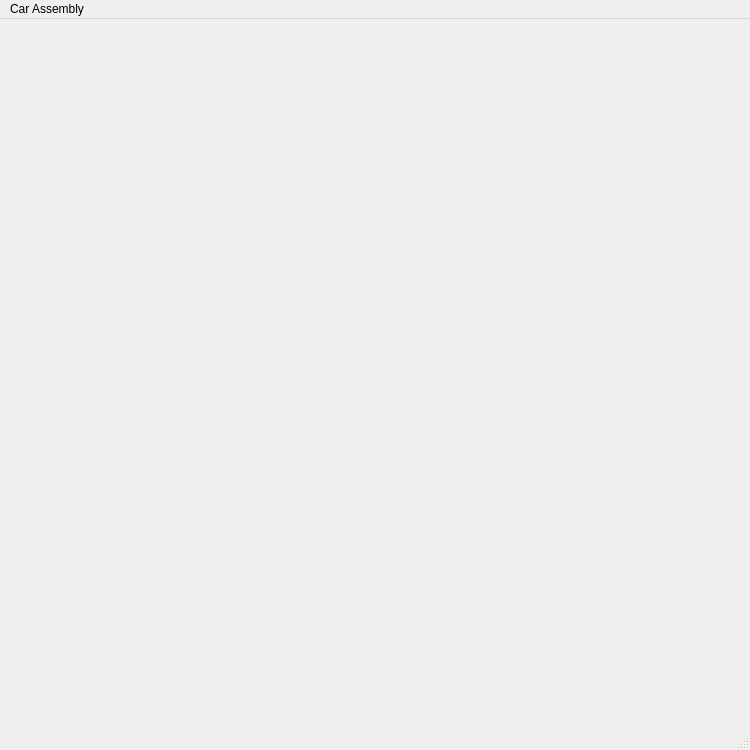
<?xml version="1.0" encoding="UTF-8"?>
<ui version="4.0">
 <class>MainWindow</class>
 <widget class="QMainWindow" name="MainWindow">
  <property name="geometry">
   <rect>
    <x>0</x>
    <y>0</y>
    <width>750</width>
    <height>750</height>
   </rect>
  </property>
  <property name="windowTitle">
   <string>MainWindow</string>
  </property>
  <widget class="QWidget" name="centralwidget"/>
  <widget class="QMenuBar" name="menubar">
   <property name="geometry">
    <rect>
     <x>0</x>
     <y>0</y>
     <width>750</width>
     <height>21</height>
    </rect>
   </property>
   <widget class="QMenu" name="menuCar_Assembly">
    <property name="title">
     <string>Car Assembly</string>
    </property>
   </widget>
   <addaction name="menuCar_Assembly"/>
  </widget>
  <widget class="QStatusBar" name="statusbar"/>
 </widget>
 <resources/>
 <connections/>
</ui>
